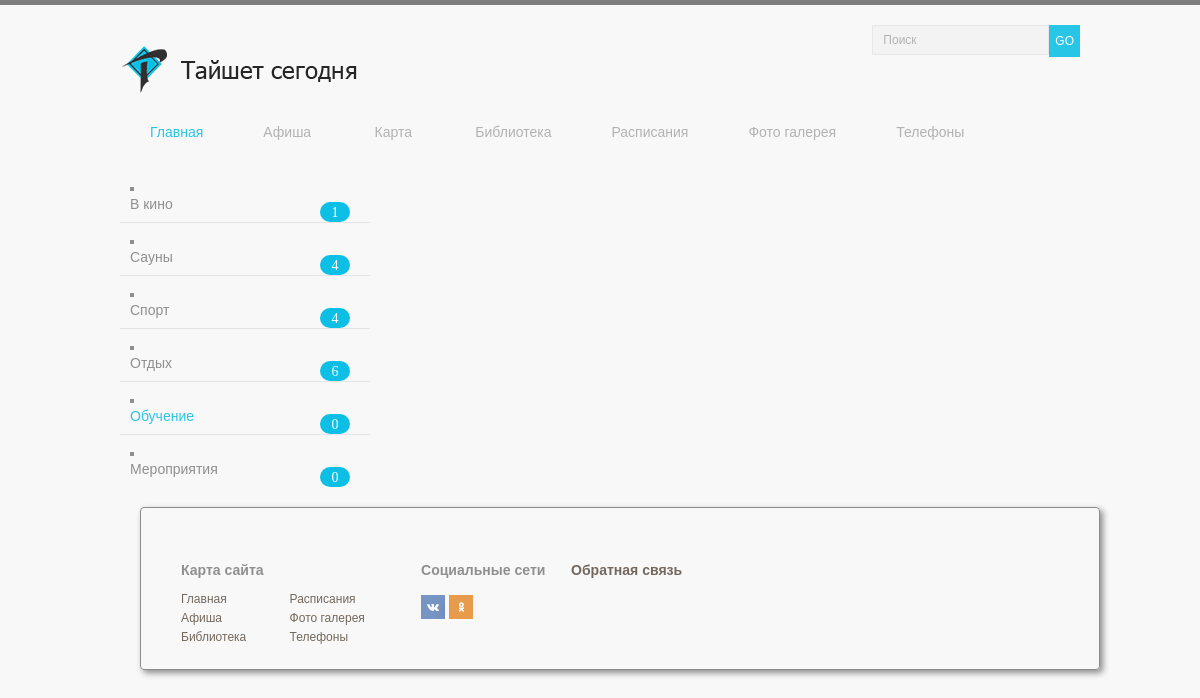
/aducationAfisha.php, run on an earlier commit of the app's database.
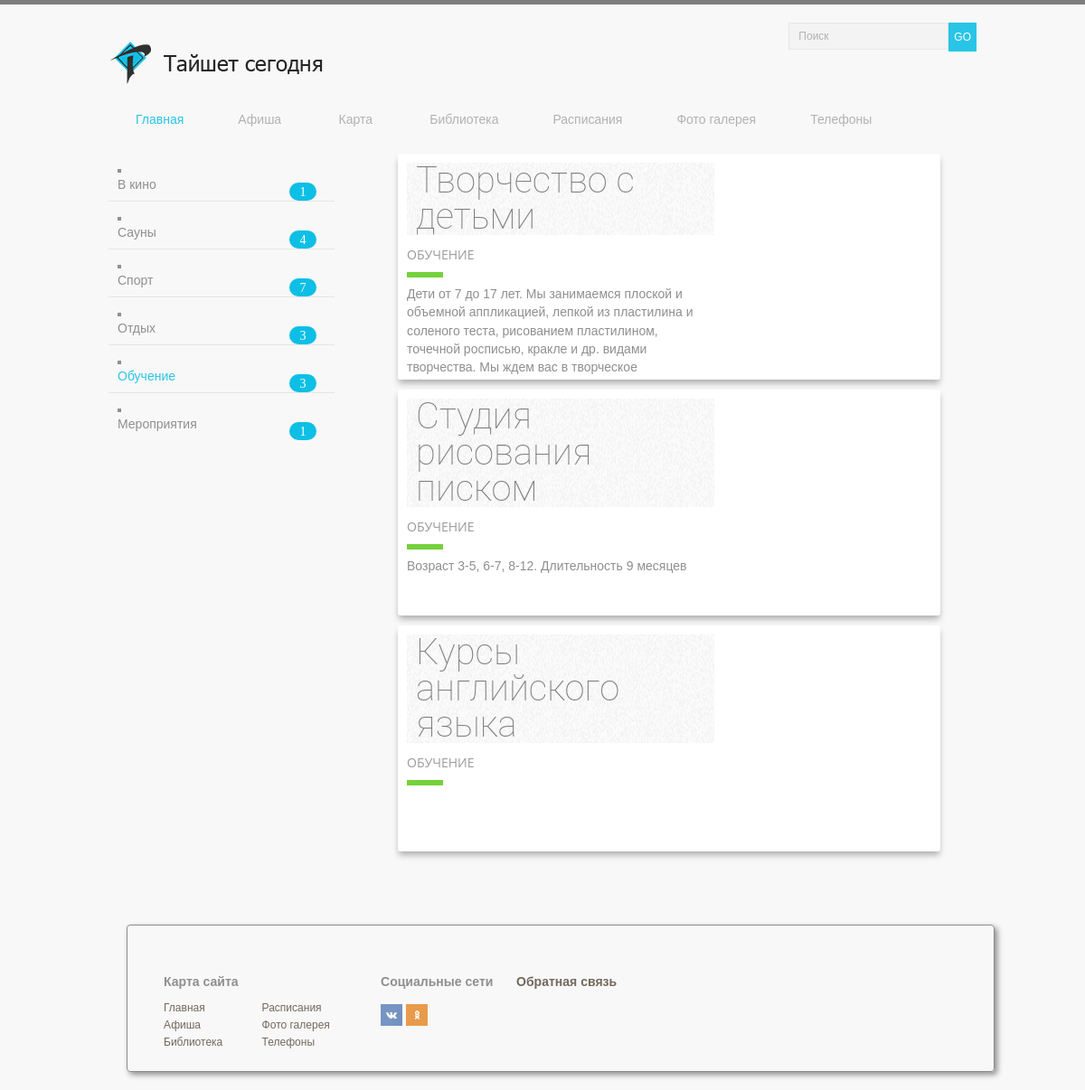
And on a later commit of the database.
### tables this page shows
CREATE TABLE afisha (id INTEGER PRIMARY KEY, name_tipe TEXT, img TEXT, zag TEXT, date TEXT, time TIME, place TEXT, tel TEXT, money TEXT, tipe TEXT, big TEXT);

### template/blockPageAfishaSevan.php (the view, shortened to what this page needs)
<section>
	<?php
    $db = new PDO("sqlite:admin/post3.db");
  	$res = $db->query("SELECT * FROM afisha WHERE name_tipe = 'обучение';");
	foreach ($res as $array) {
		$block_img = $array['img'];
		$block_zag = $array['zag'];
        $block_text = $array['tipe'];
        $block_tipe = $array['name_tipe'];
		 echo("<div class=\"blog-card alt\">");
	     echo("<div class=\"photo\" style=\"background: url(".$block_img.") center / cover no-repeat;\"></div>");
		 echo("<div class=\"description\">");
		 echo("<h1>".$block_zag."</h1>");
		 echo("<h2>".$block_tipe."</h2>");
		 echo("<p class=\"summary\">".$block_text."</p>");
	     echo("</div>");
		 echo("</div>");
		 }
	?>
</section>

### template/leftMenuAfisha.php
<aside>
<nav>
	<ul class="aside-menu">
	<?php
	$db = new PDO("sqlite:admin/post3.db");
  	$res = $db->query("SELECT COUNT(id) FROM afisha WHERE name_tipe = 'мероприятия';");
  	$resTwo = $db->query("SELECT COUNT(id) FROM afisha WHERE name_tipe = 'кино';");
  	$resThree = $db->query("SELECT COUNT(id) FROM afisha WHERE name_tipe = 'сауны';");
  	$resFore = $db->query("SELECT COUNT(id) FROM afisha WHERE name_tipe = 'спорт';");
  	$resFive = $db->query("SELECT COUNT(id) FROM afisha WHERE name_tipe = 'отдых';");
  	$resSix = $db->query("SELECT COUNT(id) FROM afisha WHERE name_tipe = 'обучение';");
  	$rows= $res->fetchColumn();
  	$rowsTwo= $resTwo->fetchColumn();
    $rowsThree= $resThree->fetchColumn();
    $rowsFore= $resFore->fetchColumn();
    $rowsFive= $resFive->fetchColumn();
     $rowsSix= $resSix->fetchColumn();
		echo("<li><a href=\"afisha.php\">В кино</a><p class=\"blueBlock\">".$rowsTwo."</p></li>");
		echo("<li><a href=\"saunaAfisha.php\">Сауны<p class=\"blueBlock\">".$rowsThree."</p></a></li>");
		echo("<li><a href=\"sportAfisha.php\">Спорт<p class=\"blueBlock\">".$rowsFore."</p></a></li>");
		echo("<li><a href=\"restAfisha.php\">Отдых<p class=\"blueBlock\">".$rowsFive."</p></a></li>");
		echo("<li><a href=\"aducationAfisha.php\">Обучение<p class=\"blueBlock\">".$rowsSix."</p></a></li>");
		echo("<li><a href=\"sityAfisha.php\">Мероприятия<p class=\"blueBlock\">".$rows."</p></a></li>");
		?>
	</ul>
</nav>
</aside>

What changed in the data, as far as the page shows it:
now on this page (row edited): afisha: zag "Творчество с детьми", name_tipe "ОБУЧЕНИЕ", tipe "Дети от 7 до 17 лет. Мы занимаемся плоской и объемной аппликацией, лепкой из пластилина и соленого теста, рисованием пластилином, точечной росписью, кракле и др. видами творчества. Мы ждем вас в творческое…"
now on this page (row edited): afisha: zag "Студия рисования писком", name_tipe "ОБУЧЕНИЕ", tipe "Возраст 3-5, 6-7, 8-12. Длительность 9 месяцев"
added afisha: zag "Курсы английского языка", name_tipe "ОБУЧЕНИЕ"
Also different on the page:
$rowsFore: "4" → "7"
$rowsFive: "6" → "3"
$rowsSix: "0" → "3"
$rows: "0" → "1"
